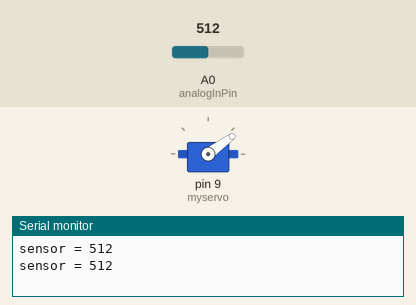
A sketch run on a simulated Arduino Uno, built with avr-gcc and run on an emulated ATmega328P. Parts: servo, the last lines printed to the serial monitor. The inputs (shaded band) are chosen by the test bench; at power-on: A0 (analogInPin) = 512.

Above: at 8.0 s.
8.1 s: A0 (analogInPin) set to 110
At 8.34 s:
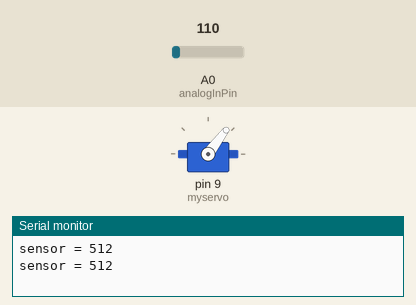
16.2 s: A0 (analogInPin) set to 91
At 16.48 s:
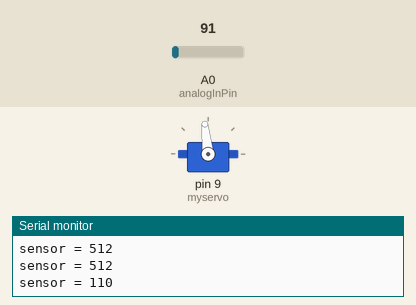
At 22.2 s:
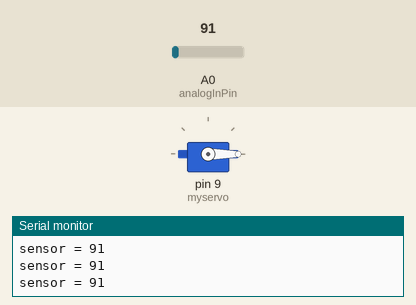
Timing chart, 0 to 23.7 s (numbered marks = the images above; inputs shaded):
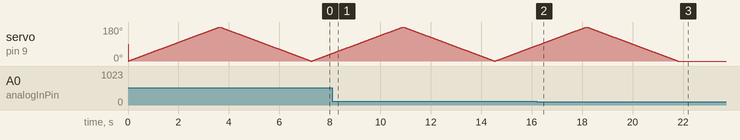

The sketch:

Initial_Breadboard_Code.ino
```cpp
// Servo Header File
#include <Servo.h>

// Sensor Pin
const int analogInPin = A0;

// Initialize Servo Object
Servo myservo;

// Initialize Sensor Input/Servo Position Output Int Variables
int sensorValue = 0;
int pos = 0;

// Sets up debugging Serial and Servo Controller Pin
void setup() {
  Serial.begin(9600);
  myservo.attach(9);
}

void loop() {
  // Read Sensor Input
  sensorValue = analogRead(analogInPin);

  // Displays sensor value in Serial Monitor
  Serial.print("sensor = ");
  Serial.println(sensorValue);

  // Sample Rate = 2ms
  delay(2);

  // Sensor Threshold to Actuate Servo
  if (sensorValue > 100) {
    // Servo Actuation Rotates Servo back and forth once
    for (pos = 0; pos <= 180; pos += 1) {
      myservo.write(pos);
      delay(20);
    }
    for (pos = 180; pos >= 0; pos -= 1) {
      myservo.write(pos);
      delay(20);
    }
  }
}
```

Measured:
- the behaviour switches between 101 and 100 on A0 (analogInPin) (found by bisection; images 1 and 2)
- after the input at 16.2 s, servo on pin 9 (myservo): goes on until 21.8 s, then stays 0°
